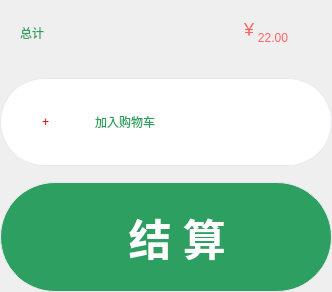
                     <widget class="QWidget" name="widget_44" native="true">
                      <layout class="QVBoxLayout" name="verticalLayout_19">
                       <property name="spacing">
                        <number>18</number>
                       </property>
                       <property name="leftMargin">
                        <number>0</number>
                       </property>
                       <property name="topMargin">
                        <number>0</number>
                       </property>
                       <property name="rightMargin">
                        <number>0</number>
                       </property>
                       <property name="bottomMargin">
                        <number>0</number>
                       </property>
                       <item>
                        <widget class="QWidget" name="widget_45" native="true">
                         <property name="minimumSize">
                          <size>
                           <width>332</width>
                           <height>60</height>
                          </size>
                         </property>
                         <property name="maximumSize">
                          <size>
                           <width>332</width>
                           <height>60</height>
                          </size>
                         </property>
                         <property name="styleSheet">
                          <string notr="true">QWidget#widget_31{
	background-color:rgb(242, 254, 244);
	border-radius: 20px;
}</string>
                         </property>
                         <layout class="QHBoxLayout" name="horizontalLayout_39">
                          <property name="spacing">
                           <number>0</number>
                          </property>
                          <property name="leftMargin">
                           <number>20</number>
                          </property>
                          <property name="topMargin">
                           <number>0</number>
                          </property>
                          <property name="rightMargin">
                           <number>44</number>
                          </property>
                          <property name="bottomMargin">
                           <number>15</number>
                          </property>
                          <item>
                           <widget class="QWidget" name="widget_46" native="true">
                            <layout class="QHBoxLayout" name="horizontalLayout_46">
                             <property name="spacing">
                              <number>0</number>
                             </property>
                             <property name="leftMargin">
                              <number>0</number>
                             </property>
                             <property name="topMargin">
                              <number>0</number>
                             </property>
                             <property name="rightMargin">
                              <number>0</number>
                             </property>
                             <property name="bottomMargin">
                              <number>3</number>
                             </property>
                             <item>
                              <widget class="QLabel" name="label_25">
                               <property name="minimumSize">
                                <size>
                                 <width>0</width>
                                 <height>0</height>
                                </size>
                               </property>
                               <property name="styleSheet">
                                <string notr="true">color:rgb(44, 159, 97);</string>
                               </property>
                               <property name="text">
                                <string>总计</string>
                               </property>
                               <property name="alignment">
                                <set>Qt::AlignBottom|Qt::AlignLeading|Qt::AlignLeft</set>
                               </property>
                              </widget>
                             </item>
                            </layout>
                           </widget>
                          </item>
                          <item>
                           <widget class="QWidget" name="widget_47" native="true">
                            <layout class="QHBoxLayout" name="horizontalLayout_40">
                             <property name="spacing">
                              <number>0</number>
                             </property>
                             <property name="leftMargin">
                              <number>0</number>
                             </property>
                             <property name="topMargin">
                              <number>0</number>
                             </property>
                             <property name="rightMargin">
                              <number>0</number>
                             </property>
                             <property name="bottomMargin">
                              <number>0</number>
                             </property>
                             <item>
                              <widget class="QWidget" name="widget_48" native="true">
                               <layout class="QHBoxLayout" name="horizontalLayout_45">
                                <property name="spacing">
                                 <number>0</number>
                                </property>
                                <property name="leftMargin">
                                 <number>0</number>
                                </property>
                                <property name="topMargin">
                                 <number>0</number>
                                </property>
                                <property name="rightMargin">
                                 <number>0</number>
                                </property>
                                <property name="bottomMargin">
                                 <number>5</number>
                                </property>
                                <item>
                                 <spacer name="horizontalSpacer_19">
                                  <property name="orientation">
                                   <enum>Qt::Horizontal</enum>
                                  </property>
                                  <property name="sizeHint" stdset="0">
                                   <size>
                                    <width>195</width>
                                    <height>20</height>
                                   </size>
                                  </property>
                                 </spacer>
                                </item>
                                <item>
                                 <widget class="QLabel" name="menu_money_unit_l">
                                  <property name="minimumSize">
                                   <size>
                                    <width>0</width>
                                    <height>0</height>
                                   </size>
                                  </property>
                                  <property name="maximumSize">
                                   <size>
                                    <width>16777215</width>
                                    <height>16777215</height>
                                   </size>
                                  </property>
                                  <property name="font">
                                   <font>
                                    <family>Microsoft YaHei</family>
                                    <pointsize>12</pointsize>
                                   </font>
                                  </property>
                                  <property name="styleSheet">
                                   <string notr="true">color:rgb(255, 100, 100);</string>
                                  </property>
                                  <property name="text">
                                   <string>￥</string>
                                  </property>
                                  <property name="alignment">
                                   <set>Qt::AlignBottom|Qt::AlignLeading|Qt::AlignLeft</set>
                                  </property>
                                 </widget>
                                </item>
                               </layout>
                              </widget>
                             </item>
                             <item>
                              <widget class="QLabel" name="menu_money_l">
                               <property name="minimumSize">
                                <size>
                                 <width>0</width>
                                 <height>0</height>
                                </size>
                               </property>
                               <property name="maximumSize">
                                <size>
                                 <width>16777215</width>
                                 <height>16777215</height>
                                </size>
                               </property>
                               <property name="styleSheet">
                                <string notr="true">color:rgb(255, 100, 100);</string>
                               </property>
                               <property name="text">
                                <string>22.00</string>
                               </property>
                               <property name="alignment">
                                <set>Qt::AlignBottom|Qt::AlignRight|Qt::AlignTrailing</set>
                               </property>
                              </widget>
                             </item>
                            </layout>
                           </widget>
                          </item>
                         </layout>
                        </widget>
                       </item>
                       <item>
                        <widget class="QWidget" name="widget_49" native="true">
                         <layout class="QVBoxLayout" name="verticalLayout_18">
                          <property name="spacing">
                           <number>16</number>
                          </property>
                          <property name="leftMargin">
                           <number>0</number>
                          </property>
                          <property name="topMargin">
                           <number>0</number>
                          </property>
                          <property name="rightMargin">
                           <number>0</number>
                          </property>
                          <property name="bottomMargin">
                           <number>0</number>
                          </property>
                          <item>
                           <widget class="QWidget" name="menu_add_cart_btn" native="true">
                            <property name="minimumSize">
                             <size>
                              <width>332</width>
                              <height>88</height>
                             </size>
                            </property>
                            <property name="maximumSize">
                             <size>
                              <width>332</width>
                              <height>88</height>
                             </size>
                            </property>
                            <property name="styleSheet">
                             <string notr="true">QWidget#menu_add_cart_btn{
	background-color:white;
	border: 1px solid rgb(232, 233, 239);
	border-radius:44px;

}</string>
                            </property>
                            <layout class="QHBoxLayout" name="horizontalLayout_24">
                             <item>
                              <widget class="QWidget" name="widget_100" native="true">
                               <property name="minimumSize">
                                <size>
                                 <width>80</width>
                                 <height>60</height>
                                </size>
                               </property>
                               <property name="maximumSize">
                                <size>
                                 <width>80</width>
                                 <height>60</height>
                                </size>
                               </property>
                               <layout class="QHBoxLayout" name="horizontalLayout_98">
                                <property name="spacing">
                                 <number>0</number>
                                </property>
                                <property name="leftMargin">
                                 <number>0</number>
                                </property>
                                <property name="topMargin">
                                 <number>0</number>
                                </property>
                                <property name="rightMargin">
                                 <number>0</number>
                                </property>
                                <property name="bottomMargin">
                                 <number>0</number>
                                </property>
                                <item>
                                 <widget class="QLabel" name="menu_add_cart_btn_add">
                                  <property name="styleSheet">
                                   <string notr="true">color:red;</string>
                                  </property>
                                  <property name="text">
                                   <string>+</string>
                                  </property>
                                  <property name="alignment">
                                   <set>Qt::AlignRight|Qt::AlignTrailing|Qt::AlignVCenter</set>
                                  </property>
                                 </widget>
                                </item>
                                <item>
                                 <widget class="QLabel" name="menu_add_cart_btn_icon">
                                  <property name="sizePolicy">
                                   <sizepolicy hsizetype="Preferred" vsizetype="Preferred">
                                    <horstretch>0</horstretch>
                                    <verstretch>0</verstretch>
                                   </sizepolicy>
                                  </property>
                                  <property name="minimumSize">
                                   <size>
                                    <width>40</width>
                                    <height>40</height>
                                   </size>
                                  </property>
                                  <property name="maximumSize">
                                   <size>
                                    <width>40</width>
                                    <height>40</height>
                                   </size>
                                  </property>
                                  <property name="sizeIncrement">
                                   <size>
                                    <width>0</width>
                                    <height>0</height>
                                   </size>
                                  </property>
                                  <property name="styleSheet">
                                   <string notr="true">border-image: url(:/icon/ic_menu_add_cart_btn.png);</string>
                                  </property>
                                  <property name="text">
                                   <string/>
                                  </property>
                                  <property name="alignment">
                                   <set>Qt::AlignCenter</set>
                                  </property>
                                 </widget>
                                </item>
                               </layout>
                              </widget>
                             </item>
                             <item>
                              <widget class="QLabel" name="menu_add_cart_btn_name">
                               <property name="styleSheet">
                                <string notr="true">color:rgb(44, 159, 97);</string>
                               </property>
                               <property name="text">
                                <string>加入购物车</string>
                               </property>
                              </widget>
                             </item>
                            </layout>
                           </widget>
                          </item>
                          <item>
                           <widget class="QPushButton" name="menu_checkout_btn">
                            <property name="minimumSize">
                             <size>
                              <width>332</width>
                              <height>110</height>
                             </size>
                            </property>
                            <property name="maximumSize">
                             <size>
                              <width>332</width>
                              <height>110</height>
                             </size>
                            </property>
                            <property name="font">
                             <font>
                              <family>Microsoft YaHei</family>
                              <pointsize>32</pointsize>
                              <weight>75</weight>
                              <bold>true</bold>
                             </font>
                            </property>
                            <property name="styleSheet">
                             <string notr="true">QPushButton#menu_checkout_btn{
	background-color:rgb(44, 159, 97);
	border: 1px solid rgb(232, 233, 239);
	border-radius:55px;
	color:white;
}
QPushButton#menu_checkout_btn:pressed{
	background-color:white;
	border: 1px solid rgb(232, 233, 239);
	border-radius:55px;
	color:rgb(44, 159, 97);
}</string>
                            </property>
                            <property name="text">
                             <string>  结 算</string>
                            </property>
                            <property name="icon">
                             <iconset resource="../drawable/drawable.qrc">
                              <normaloff>:/icon/ic_menu_checkout_btn.png</normaloff>:/icon/ic_menu_checkout_btn.png</iconset>
                            </property>
                            <property name="iconSize">
                             <size>
                              <width>40</width>
                              <height>40</height>
                             </size>
                            </property>
                           </widget>
                          </item>
                         </layout>
                        </widget>
                       </item>
                      </layout>
                     </widget>
